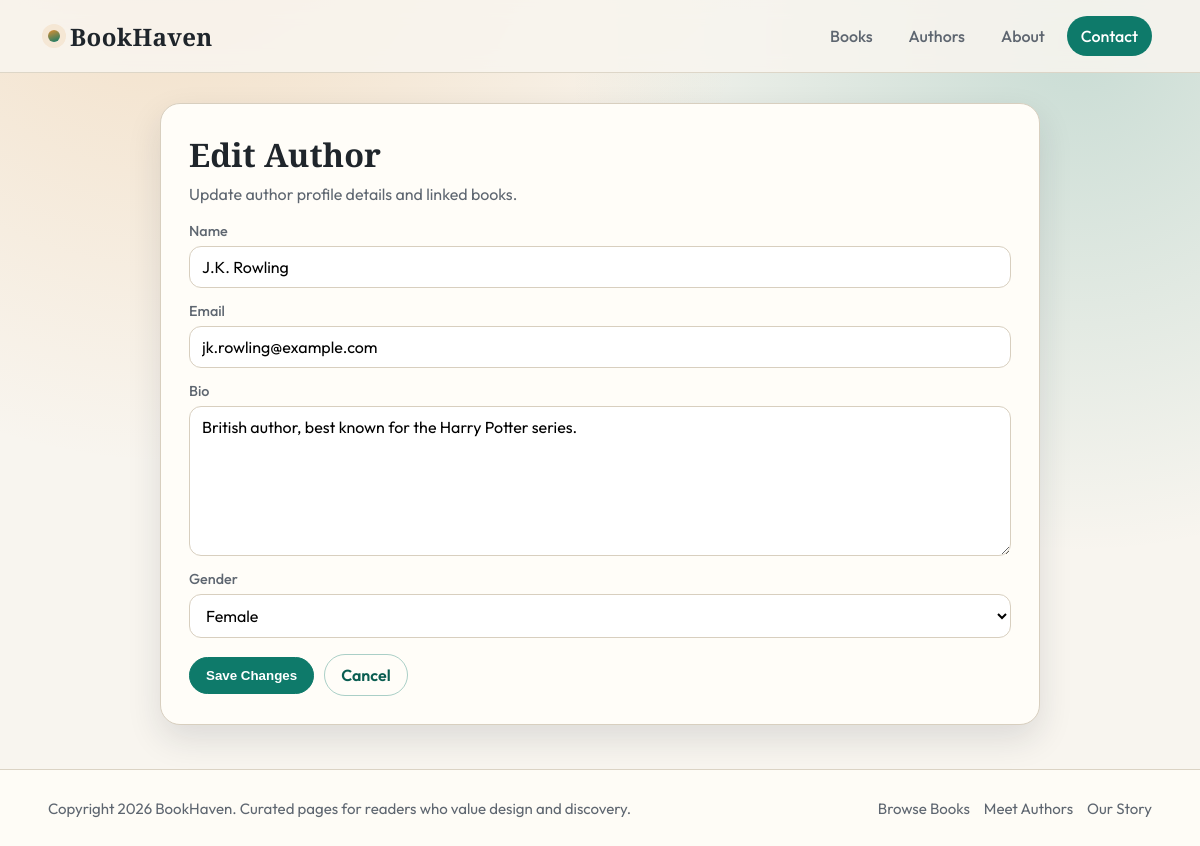
The page /authors/edit/1/ on the database its author committed.
### authors/models.py (models this page shows, shortened)
class Author(models.Model):
    name = models.CharField(max_length=100)
    email = models.EmailField(unique=True)
    bio = models.TextField(blank=True)
    gender = models.CharField(choices=[('M', 'Male'), ('F', 'Female')], max_length=1)
    books = models.ManyToManyField('books.Book', related_name='authors')
    created_at = models.DateTimeField(auto_now_add=True)
    updated_at = models.DateTimeField(auto_now=True)

### authors/views.py (the view, shortened to what this page needs)
# urls.py: path('edit/<int:id>/', views.AuthorEditView.as_view(), name='authors.edit'),
class AuthorEditView(View):
    def get(self, request, id):
        author = get_object_or_404(Author, id=id)
        form = AuthorForm(instance=author)
        return render(request, 'authors/edit.html', context={'form': form, 'author': author})

### authors/forms.py (shortened to what this page needs)
class AuthorForm(forms.ModelForm):
    class Meta:
        model = Author
        fields = ['name', 'email', 'bio', 'gender']
        widgets = {
            'bio': forms.Textarea(attrs={'rows': 5}),
        }

### authors/templates/authors/edit.html (shortened to what this page needs)
{% extends 'layouts/navbar_main_footer.html' %}
{% block content %}
<section class="create-shell">
	<article class="create-card">
		<header class="heading">
			<h1>Edit Author</h1>
			<p>Update author profile details and linked books.</p>
		</header>
		<form action="" method="post">
			{% for field in form %}
			<div class="field">
				<label for="{{ field.id_for_label }}">{{ field.label }}</label>
				{{ field }}
			</div>
			{% endfor %}
			<div class="actions">
				<button type="submit" class="btn btn-primary">Save Changes</button>
				<a href="{% url 'authors.show' author.id %}" class="btn btn-ghost">Cancel</a>
			</div>
		</form>
	</article>
</section>
{% endblock %}

### templates/layouts/navbar_main_footer.html (style rules this page uses)
:root { --bg: #f8f5ef; --surface: #fffdf8; --surface-alt: #efe6d8; --text: #1f252b; --muted: #5e6670; --primary: #0e7a6a; --primary-dark: #0a5d51; --accent: #de8f32; --border: #d8cfbf; --shadow: 0 14px 34px rgba(23, 33, 46, 0.12); --radius-lg: 20px; --radius-md: 14px; --radius-sm: 10px; }
* { box-sizing: border-box; }
body { margin: 0; font-family: 'Outfit', sans-serif; color: var(--text); background: radial-gradient(circle at 15% -15%, rgba(222, 143, 50, 0.24), transparent 42%), radial-gradient(circle at 90% 5%, rgba(14, 122, 106, 0.2), transparent 38%), var(--bg); min-height: 100vh; display: flex; flex-direction: column; }
a { color: inherit; text-decoration: none; }

### authors/templates/authors/edit.html (style rules this page uses)
.create-shell { max-width: 880px; margin: 0 auto; }
.create-card { background: var(--surface); border: 1px solid var(--border); border-radius: var(--radius-lg); box-shadow: var(--shadow); padding: clamp(18px, 3vw, 28px); }
.heading { margin-bottom: 18px; }
.heading h1 { margin: 0 0 8px; font-family: 'Playfair Display', serif; font-size: clamp(1.6rem, 1.2rem + 1.1vw, 2.15rem); }
.heading p { margin: 0; color: var(--muted); }
.field { display: grid; gap: 6px; margin-bottom: 14px; }
label { font-size: 0.9rem; color: var(--muted); font-weight: 500; }
input, textarea, select { width: 100%; border: 1px solid var(--border); border-radius: 12px; background: #fff; padding: 10px 12px; font: inherit; }
textarea { min-height: 150px; resize: vertical; }
.actions { margin-top: 16px; display: flex; align-items: center; gap: 10px; flex-wrap: wrap; }
.btn { display: inline-flex; align-items: center; justify-content: center; padding: 10px 16px; border-radius: 999px; border: 1px solid transparent; font-weight: 600; cursor: pointer; }
.btn-primary { background: var(--primary); color: #fff; border-color: var(--primary); }
.btn-ghost { background: transparent; color: var(--primary-dark); border-color: rgba(14, 122, 106, 0.35); }

### rows shown on the page
Author: form "J.K. Rowling" "jk.rowling@example.com" "British author, best known for the Harry Potter series." "Female"

### other values the page prints
{{ field.label }} "Name" "Email" "Bio" "Gender"
